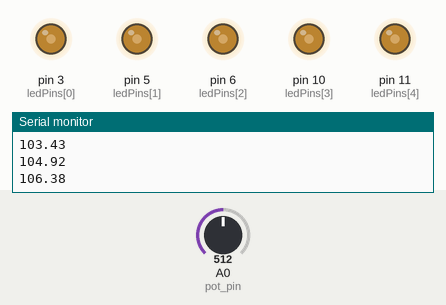
The sketch below on a simulated Arduino Uno, built with avr-gcc and run on an emulated ATmega328P. On the bench: output pins drawn as LEDs (lit = HIGH), the last lines printed to the serial monitor. Inputs (shaded band) come from the test bench; at power-on: A0 (pot_pin) = 512.

Above: at 1.2 s.
1.3 s: A0 (pot_pin) set to 122
At 2.6 s:
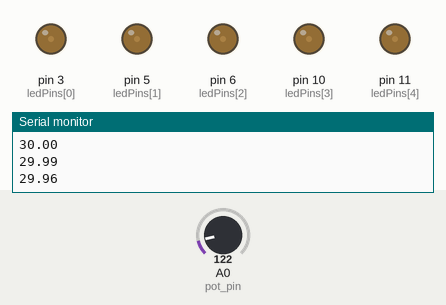
4.3 s: A0 (pot_pin) set to 900
At 12.67 s:
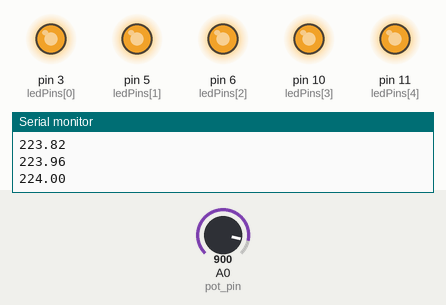
Timing chart, 0 to 19.3 s (numbered marks = the images above; inputs shaded):
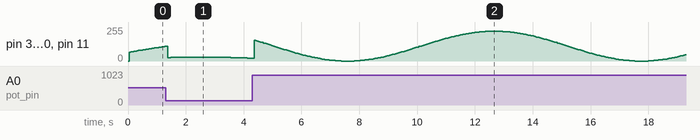

The sketch:

sketch_fade_v5.ino
```cpp
float intensity=3;
float amplitude;
float change = 2.55;
int pot_pin = A0;
int no_intensity = 0;
int led_1 = 3;
int led_2 = 5;
int led_3 = 6;
int led_4 = 10;
int led_5 = 11;
int ledPins[] = {3,5,6,10,11};
int start;

#define PI 3.1415926535897932384626433832795


void setup() {
  Serial.begin(9600);

  for (int i = 0; i < 5; i++){
   pinMode(ledPins[i], OUTPUT);
  }
  start = true;
}

void loop() {
  // read if pot has been turned on

  start = map (analogRead(pot_pin), 0, 1023, 0, 255);
  //Serial.println(start);

  // if the pot is turned on, fade in and out
//  if (start>0){
//      if (intensity < 0 || intensity >= start){
//      change = -change;å
//    }
  delay(50);

  intensity += change;

  amplitude = start/2 * sin(PI * intensity/255) + start/2;

  Serial.println(amplitude);


  for (int i = 0; i<5; i++){
    analogWrite(ledPins[i], amplitude);
    }

  }
//
//  else {
//    start = false;
//    for (int i = 0; i < 5; i++) {
//      analogWrite(ledPins[i], no_intensity);
//    }
//  }
//}
//


// 2500 = 2.5 seconds
// delay = 1/5 of a second

//sensor reading in middle to interrupt
//capacitor to smooth change
```
